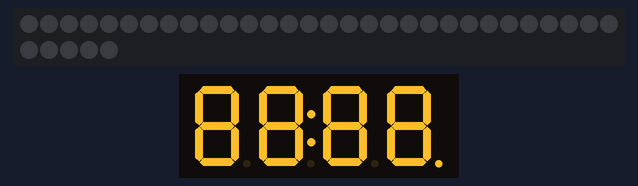
The program below on a simulated ESP32. Shown: 35 RGB LEDs in strip order, left to right, continuing on the next row, 4-digit seven-segment display. Dim RGB values are drawn brighter than linear; WiFi joins after 1.5 s; servers stay silent unless stated; the local clock reads 2024-03-15 10:24:30 at power-on unless the program sets it; what the program prints to the serial monitor is not drawn.

Above: at 0.1 s.
At 2.2 s:
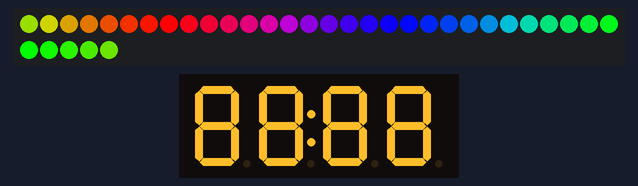
At 3.3 s:
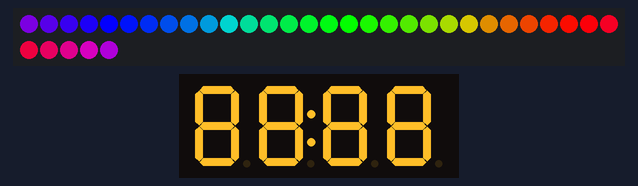
At 4.5 s:
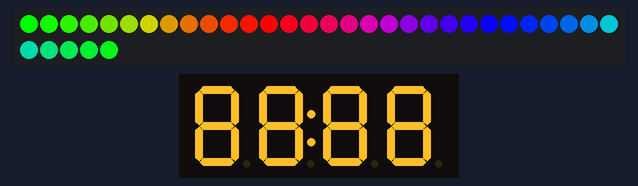
At 11.7 s:
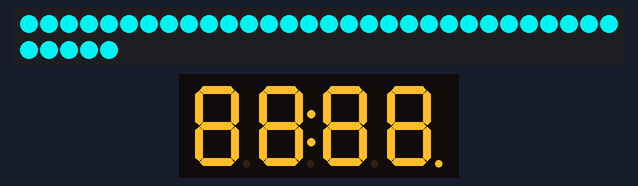
At 13.2 s:
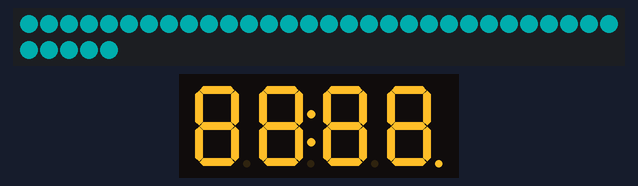

The program:

main.cpp
```cpp
/**
 * @file main.cpp
 * @author wancyu
 * @brief
 * ESP32 主控的“钢铁侠心脏”DIY项目，
 * 可显示实时时间并配合 WS2812 灯带产生炫酷光效，
 * 通过 NTP 网络自动校时。
 *
 * @version 1.0
 * @date 2025-10-17
 * @note 开发环境：PlatformIO + VSCode
 *       所需第三方库
 *       TM1637Display：数码管显示
 *       Adafruit_NeoPixel：灯珠控制
 *       若要进一步完善，比如增加语音模块，建议重构整个项目！
 */

/**************************** 引入库文件 ****************************/
#include "Arduino.h"
#include "TM1637Display.h"
#include "Adafruit_NeoPixel.h"
#include "WiFi.h"

/**************************** 引脚定义 ****************************/
// WS2812 灯带控制引脚
#define PIN 17
// TM1637 数码管引脚
#define display_CLK 18
#define display_DIO 19

/**************************** 配置参数 ****************************/
#define NUM_LEDS 35                        // WS2812 灯珠数量
const char *wifi_user = "chenyu";         // WiFi 名称
const char *wifi_password = "cy383245";   // WiFi 密码
const char *ntp_server = "cn.pool.ntp.org"; // NTP 服务器
const int ntp_gmtoffset_sec = 8 * 3600;    // 时区偏移（UTC+8）
int Display_backlight = 7;                // 数码管亮度等级（0~7）


/**************************** 全局变量 ****************************/
int flag = 0;                // 整点标志位，防止重复执行
int hour = 0;                // 当前小时
int minute = 0;              // 当前分钟
struct tm timeinfo;          // 系统时间结构体

Adafruit_NeoPixel strip(NUM_LEDS, PIN, NEO_GRB + NEO_KHZ800); // 灯带对象
TM1637Display display(display_CLK, display_DIO);             // 数码管对象


/**************************** 功能函数 ****************************/

/**
 * @brief 连接 WiFi 网络
 */
void wifi_connect()
{
    WiFi.mode(WIFI_STA);
    WiFi.begin(wifi_user, wifi_password);

    while (WiFi.status() != WL_CONNECTED)
    {
        delay(500);
        Serial.print(".");
        display.showNumberDecEx(8888, 0b01000000, true, 4, 0);
        delay(50);
        display.clear();
    }
}


/**
 * @brief 检查 WiFi 连接状态，掉线自动重连
 */
void wifi_reconnect()
{
    if (WiFi.status() != WL_CONNECTED)
    {
        wifi_connect();
    }
}


/**
 * @brief 从本地系统更新时间信息
 */
void update_time()
{
    getLocalTime(&timeinfo);
    hour = timeinfo.tm_hour;
    minute = timeinfo.tm_min;
}


/**
 * @brief 彩虹色生成函数（辅助函数）
 * @param WheelPos 彩虹色相位（0~255）
 * @return uint32_t 生成的 24 位 RGB 颜色值
 * @note 不同区间颜色变化：
 *       0~84：红→绿过渡
 *       85~169：绿→蓝过渡
 *       170~255：蓝→红过渡
 */
uint32_t Wheel(byte WheelPos)
{
    if (WheelPos < 85)
    {
        return strip.Color(WheelPos * 3, 255 - WheelPos * 3, 0);
    }
    else if (WheelPos < 170)
    {
        WheelPos -= 85;
        return strip.Color(255 - WheelPos * 3, 0, WheelPos * 3);
    }
    else
    {
        WheelPos -= 170;
        return strip.Color(0, WheelPos * 3, 255 - WheelPos * 3);
    }
}


/**
 * @brief 彩虹滚动效果（连续流动渐变）
 * @note startIndex 每次偏移 1，用于产生循环滚动动画。
 *       一次调用大约12秒
 */
void rainbowScroll()
{
    static int startIndex = 0;

    for (int i = 0; i < NUM_LEDS; i++)
    {
        int colorIndex = (i + startIndex) & 255; // 环状索引
        strip.setPixelColor(i, Wheel(colorIndex));
    }

    strip.show();
    startIndex = (startIndex + 1) % 256; // 每次偏移一个色相
    delay(50);                           // 控制滚动速度
}


/**
 * @brief 彩虹闪烁+淡出效果
 * @note 先循环彩虹流光，再逐步降低亮度至全黑
 */
void flash_cuckoo()
{
    // 彩虹流动阶段
    for (int j = 0; j < 256; j += 5)
    {
        for (int i = 0; i < NUM_LEDS; i++)
        {
            strip.setPixelColor(i, Wheel((i * 256 / NUM_LEDS + j) & 255));
        }
        strip.show();
        delay(50);
    }

    // 渐暗淡出阶段
    for (int brightness = 255; brightness >= 0; brightness -= 5)
    {
        for (int i = 0; i < NUM_LEDS; i++)
        {
            uint32_t color = strip.getPixelColor(i);
            uint8_t r = (color >> 16) & 0xFF;
            uint8_t g = (color >> 8) & 0xFF;
            uint8_t b = color & 0xFF;
            strip.setPixelColor(i,
                                r * brightness / 255,
                                g * brightness / 255,
                                b * brightness / 255);
        }
        strip.show();
        delay(30);
    }
}


/**
 * @brief 数码管动态报时与光效动画（整点触发）
 * @details
 * 阶段说明：
 * 1. 数字滚动 00~99
 * 2. “88:88” 闪烁 8 次
 * 3. 彩虹闪烁特效（调用 flash_cuckoo）
 * 4. 青色呼吸灯循环
 */
void display_cuckoo()
{
    display.showNumberDecEx(8888, 0b01000000, true, 4, 0);

    // 阶段3：彩虹闪烁
    flash_cuckoo();

    // 阶段1：数字滚动
    for (int i = 0; i < 100; i++)
    {
        display.showNumberDecEx(i, 0b01000000, true, 2, 0);
        display.showNumberDecEx(i, 0b01000000, true, 2, 2);
    }

    // 阶段2：“88:88”闪烁
    for (int i = 0; i < 8; i++)
    {
        display.showNumberDecEx(8888, 0b01000000, true, 4, 0);
        delay(50);
        display.clear();
        delay(50);
    }

    display.showNumberDecEx(88, 0b01000000, true, 2, 0);
    display.showNumberDecEx(88, 0b01000000, true, 2, 2);

    // 阶段4：青色呼吸灯（亮 → 暗）
    for (int brightness = 0; brightness <= 255; brightness += 5)
    {
        for (int i = 0; i < NUM_LEDS; i++)
        {
            strip.setPixelColor(i, strip.Color(0, brightness, brightness));
        }
        strip.show();
        delay(30);
    }
    // 青色呼吸灯（暗 → 亮）
    for (int brightness = 255; brightness >= 0; brightness -= 5)
    {
        for (int i = 0; i < NUM_LEDS; i++)
        {
            strip.setPixelColor(i, strip.Color(0, brightness, brightness));
        }
        strip.show();
        delay(30);
    }
}


/**
 * @brief 初始化用户配置与外设
 * @note 启动时自动连接 WiFi、同步时间、初始化显示设备
 */
void init_user()
{
    Serial.begin(115200);
    display.setBrightness(Display_backlight);
    strip.begin();
    display.showNumberDecEx(88, 0b01000000, true, 2, 0);
    display.showNumberDecEx(88, 0b01000000, true, 2, 2);
    strip.show(); // 显示灯带
    wifi_connect();
    configTime(ntp_gmtoffset_sec, 0, ntp_server);
}


/**************************** 主程序 ****************************/

/**
 * @brief 程序初始化
 */
void setup()
{

    init_user();
    display_cuckoo(); // 启动时执行一次炫酷动画
}

/**
 * @brief 主循环：更新时间显示与动画控制
 */
void loop()
{
    wifi_reconnect();
    update_time();

    // 显示当前时间（小时:分钟）
    display.showNumberDecEx(hour, 0b01000000, true, 2, 0);
    display.showNumberDecEx(minute, 0b01000000, true, 2, 2);

    // 整点报时触发逻辑
    if (minute == 0 && flag == 0)
    {
        display_cuckoo();
        flag = 1;
    }
    else if (minute >= 1)
    {
        flag = 0;
    }

    // 普通时段持续滚动彩虹灯效
    rainbowScroll();
}
```
